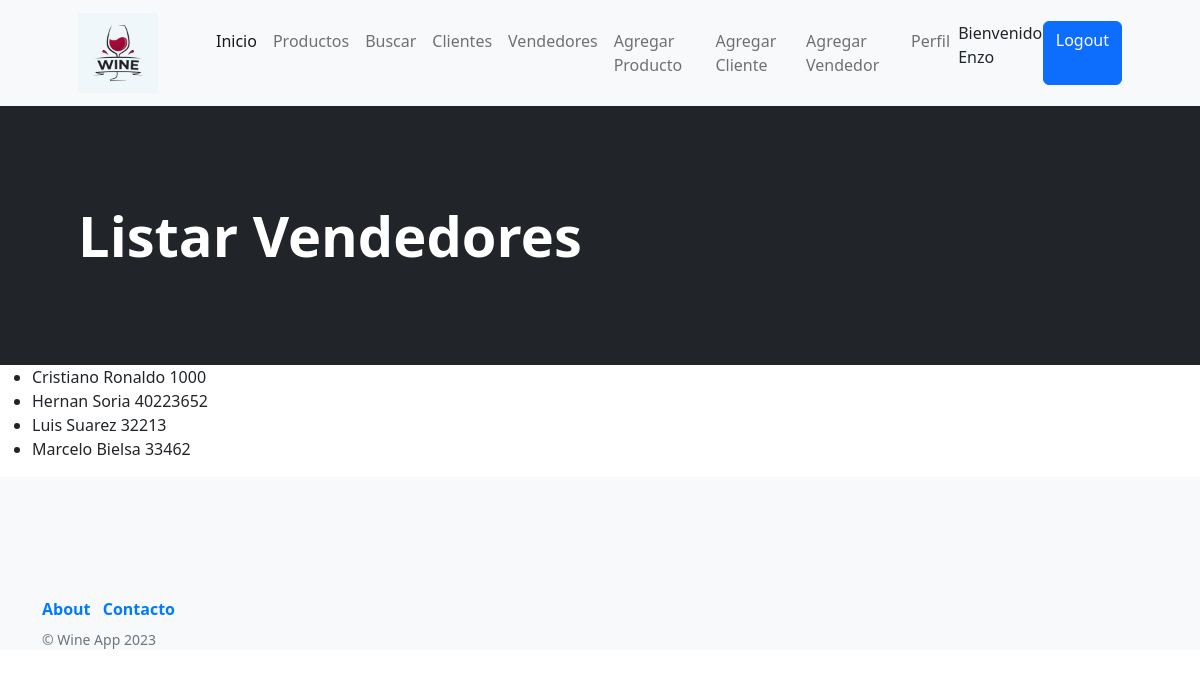
Page /wine_app/listar_vendedores (signed in) on the committed database.
### wine_app/models.py (models this page shows, shortened)
class Vendedores(models.Model):
    nombre = models.CharField(max_length=40)
    apellido = models.CharField(max_length=40)
    legajo = models.IntegerField()
    class Meta():
        verbose_name = 'Vendedor'
        verbose_name_plural = 'Vendedores'
        ordering = ('nombre',)
        unique_together = ('legajo',)

### wine_app/views.py (the view)
# urls.py: path('listar_vendedores', listar_vendedores, name='listar_vendedores'),
@staff_member_required(login_url='/wine_app/login')
def listar_vendedores(req):
    lista = Vendedores.objects.all()
    return render(req, "listar_vendedores.html", {"listar_vendedores": lista})

### wine_app/templates/listar_vendedores.html (shortened to what this page needs)
{% extends 'padre.html' %}
{% block cambioCenter %}
<header class="bg-dark py-5">
    <div class="container px-4 px-lg-5 my-5">
        <div class="text-white text-lg-start">
            <h1 class="display-4 fw-bolder">Listar Vendedores</h1>
        </div>
    </div>
</header>
{% endblock cambioCenter %}
{% block contenidoQueCambia %}
<body>
    <ul>
        {% for vendedor in listar_vendedores %}
            <li>{{vendedor.nombre}} {{vendedor.apellido}} {{vendedor.legajo}}</li>
        {% endfor %}
    </ul>
</body>
{% endblock contenidoQueCambia %}

### wine_app/templates/navbar.html (shortened to what this page needs)
<nav class="navbar navbar-expand-lg navbar-light bg-light">
    <div class="container px-4 px-lg-5">
        <a class="navbar-brand" href="/wine_app/inicio">
            <img src="/static/images/logo.png" alt="Logo WineApp" style="width: 80px; height: 80px; margin-right: 10px;">
          </a>
        <div class="collapse navbar-collapse" id="navbarSupportedContent">
            <ul class="navbar-nav me-auto mb-2 mb-lg-0 ms-lg-4">
                <li class="nav-item"><a class="nav-link active" aria-current="page" href="/wine_app/inicio">Inicio</a></li>
                <li class="nav-item"><a class="nav-link" href="{% url 'listar_productos' %}">Productos</a></li>
                <li class="nav-item"><a class="nav-link" href="{% url 'busquedaProducto' %}">Buscar</a></li>
                <li class="nav-item"><a class="nav-link" href="{% url 'listar_clientes' %}">Clientes</a></li>
                <li class="nav-item"><a class="nav-link" href="{% url 'listar_vendedores' %}">Vendedores</a></li>
                <li class="nav-item"><a class="nav-link" href="{% url 'agregar_producto' %}">   Agregar Producto</a></li>
                <li class="nav-item"><a class="nav-link" href="{% url 'agregar_cliente' %}">Agregar Cliente</a></li>
                  <li class="nav-item"><a class="nav-link" href="{% url 'agregar_vendedor' %}">Agregar Vendedor</a></li>
                  <li class="nav-item"><a class="nav-link" href="{% url 'EditarPerfil' %}"> Perfil </a></li>
                {% if user.is_authenticated %}
                    <p>Bienvenido {{user.username}} </p>
                    <a class="btn btn-primary" href="{% url 'Logout' %}">Logout</a>
                {% else %}
                    <a class="btn btn-primary" href="{% url 'Login' %}">Login</a>
                    <a class="btn btn-primary" href="{% url 'Registrar' %}">Registrar</a>
                {% endif %}
                    </ul>
        </div>
    </div>
</nav>

### wine_app/templates/padre.html (style rules this page uses)
a { text-decoration: none; color: #007BFF; font-weight: bold; transition: color 0.5s; }

### rows in the picture
Vendedores: nombre "Cristiano", apellido "Ronaldo", legajo "1000"
Vendedores: nombre "Hernan", apellido "Soria", legajo "40223652"
Vendedores: nombre "Luis", apellido "Suarez", legajo "32213"
Vendedores: nombre "Marcelo", apellido "Bielsa", legajo "33462"

### other values in the picture
{{ user.username }} "Enzo"
